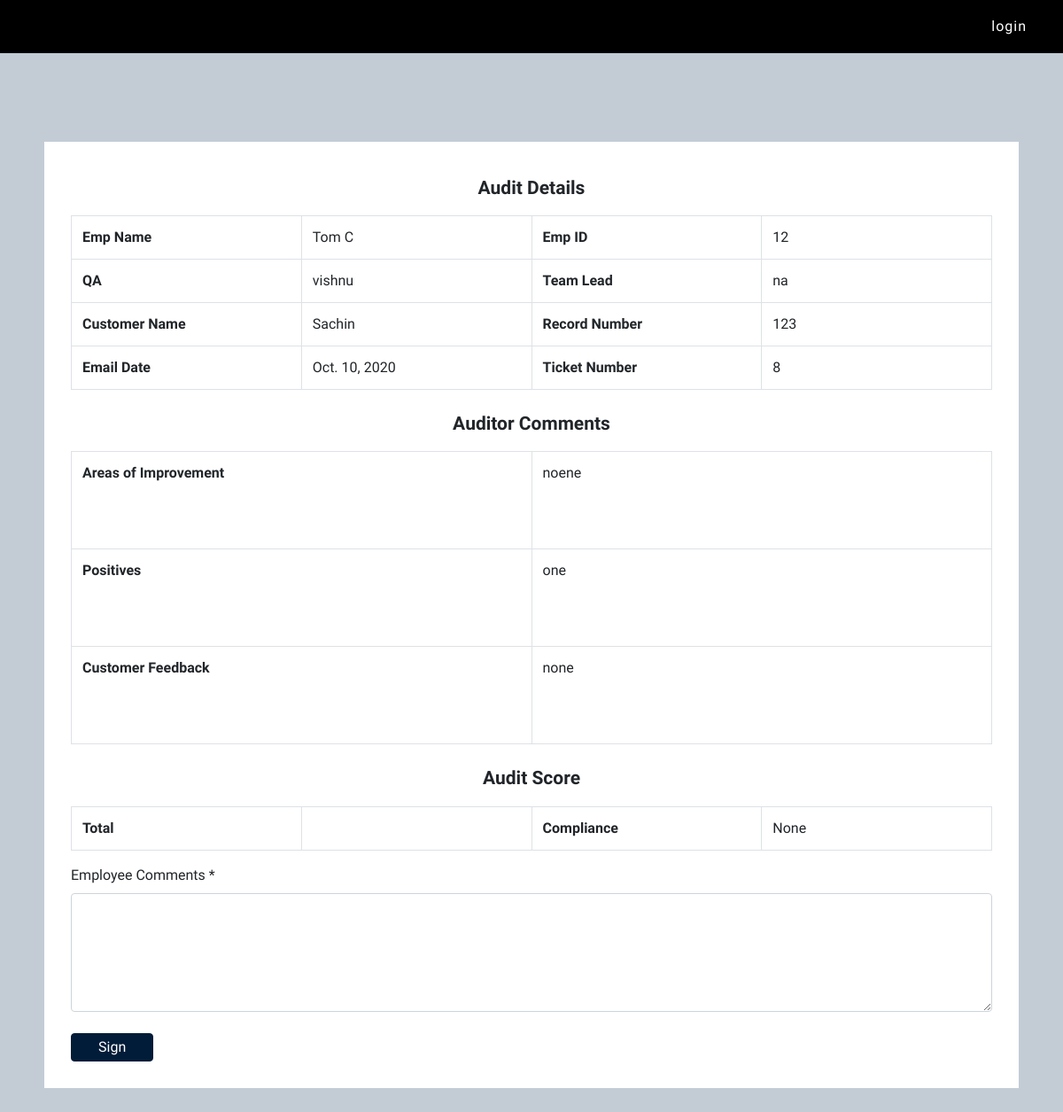
Page /employees/coaching-view-email/1 on the earlier database version.
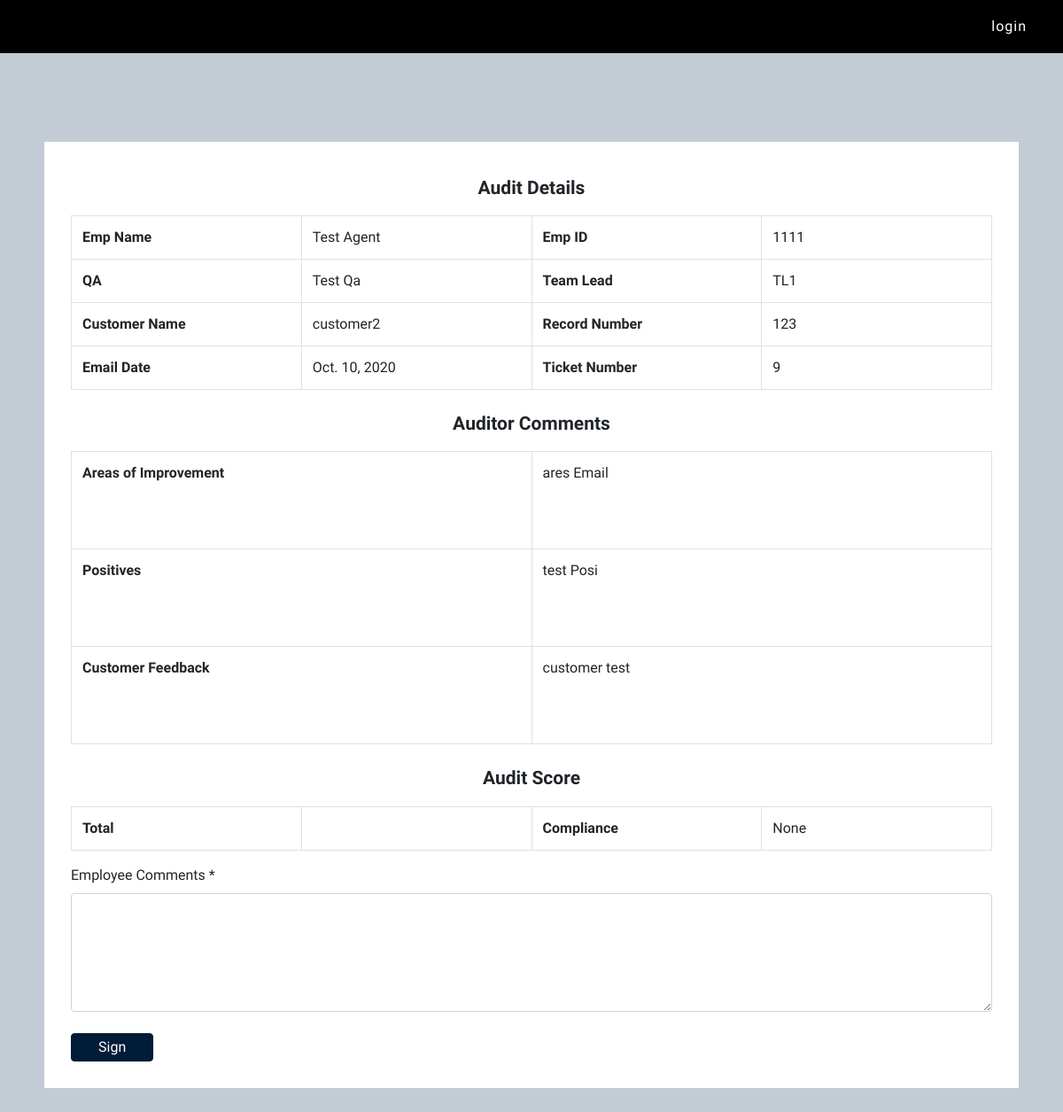
Same page on the later database version.
### employees/models.py (models this page shows, shortened)
class EmailMonitoringForm(models.Model):
    record_no=models.IntegerField()
    associate_name = models.CharField(max_length=50)
    emp_id = models.IntegerField()
    qa = models.CharField(max_length=50)
    team_lead = models.CharField(max_length=50)
    customer_name = models.CharField(max_length=50)
    email_date = models.DateField()
    audit_date = models.DateField()
    ticket_no=models.IntegerField()
    campaign = models.CharField(max_length=100)
    zone = models.CharField(max_length=60)
    concept = models.CharField(max_length=60)
    ce_1 = models.CharField(max_length=10)
    ce_2 = models.CharField(max_length=10)
    ce_3 = models.CharField(max_length=10)
    ce_4 = models.CharField(max_length=10)
    ce_5 = models.CharField(max_length=10)
    ce_6 = models.CharField(max_length=10)
    business_1 = models.CharField(max_length=10)
    business_2 = models.CharField(max_length=10)
    compliance_1 = models.CharField(max_length=10)
    compliance_2 = models.CharField(max_length=10)
    compliance_3 = models.CharField(max_length=10)
    email_summary=models.TextField()
    areas_improvement = models.TextField()
    positives = models.TextField()
    customer_feedback = models.TextField()
    added_by = models.CharField(max_length=30)
    status = models.BooleanField(default=False)
    closed_date = models.DateTimeField(null=True)
    emp_comments = models.TextField(null=True)
    ce_total=models.IntegerField(null=True)
    business_total=models.IntegerField(null=True)
    compliance_total=models.IntegerField(null=True)
    overall_score=models.IntegerField(null=True)

### employees/views.py (the view)
# urls.py: path('coaching-view-email/<int:pk>',empCoachingViewEmail),
def empCoachingViewEmail(request,pk):
    coaching = EmailMonitoringForm.objects.get(id=pk)
    data = {'coaching': coaching}
    return render(request, 'emp-coaching-view-email.html', data)

### templates/emp-coaching-view-email.html (shortened to what this page needs)
{% extends 'base.html' %}
{% block main %}
<section id="coachingview" style="padding:100px 50px">
    <div class="container-lg" style="background: white;padding: 30px 30px;">
            <h2>Audit Details</h2>
            <table class="table table-bordered">
                <tr>
                    <td><b>Emp Name</b></td>
                    <td>{{coaching.associate_name}}</td>
                    <td><b>Emp ID</b></td>
                    <td>{{coaching.emp_id}}</td>
                </tr>
                <tr>
                  <td><b>QA</b></td>
                  <td>{{coaching.qa}}</td>
                  <td><b>Team Lead</b></td>
                  <td>{{coaching.team_lead}}</td>
                </tr>
                <tr>
                  <td><b>Customer Name</b></td>
                  <td>{{coaching.customer_name}}</td>
                  <td><b>Record Number</b></td>
                  <td>{{coaching.record_no}}</td>
                </tr>
                <tr>
                  <td><b>Email Date</b></td>
                  <td>{{coaching.email_date}}</td>
                  <td><b>Ticket Number</b></td>
                  <td>{{coaching.ticket_no}}</td>
                </tr>
            </table>
            <h2>Auditor Comments</h2>
            <table class="table table-bordered">
                <tr style="height:110px">
                  <td><b>Areas of Improvement</b></td>
                  <td>{{coaching.areas_improvement}}</td>
                </tr>
                <tr style="height:110px">
                  <td><b>Positives</b></td>
                  <td>{{coaching.positives}}</td>
                </tr>
                <tr style="height:110px">
                  <td><b>Customer Feedback</b></td>
                  <td>{{coaching.customer_feedback}}</td>
                </tr>
            </table>
            <h2>Audit Score</h2>
            <table class="table table-bordered">
                <tr>
                  <td><b>Total</b></td>
                  <td>{{coaching.total_score}}</td>
                  <td><b>Compliance</b></td>
                  <td>{{coaching.compliance_total}}</td>
                </tr>
            </table>
        <div>
            <form class="login-form" action="/employees/coaching/signcoaching/{{coaching.id}}" method="post">
                <label for="emp_comments">Employee Comments *</label><br>
                <textarea name="emp_comments" id="emp_comments" cols="30" rows="5" required class="form-control"></textarea>
                <br>
                <input class="btn btn-info" type="submit" value="Sign">
            </form>
        </div>
    </div>
</section>
{% endblock %}

Differences in the rows shown:
changed EmailMonitoringForm "None": associate_name "Tom C" → "Test Agent"; emp_id "12" → "1111"; qa "vishnu" → "Test Qa"; team_lead "na" → "TL1"; customer_name "Sachin" → "customer2"; ticket_no "8" → "9"; areas_improvement "noene" → "ares Email"; positives "one" → "test Posi"; customer_feedback "none" → "customer test"
